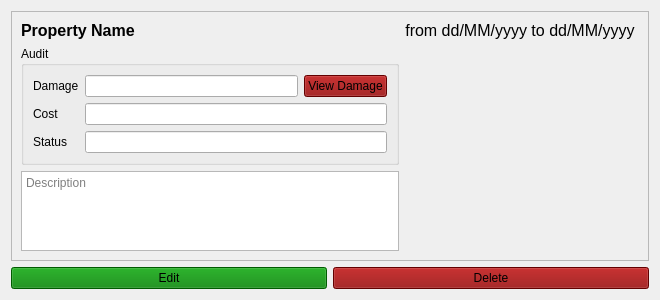
<?xml version="1.0" encoding="UTF-8"?>
<ui version="4.0">
 <class>W_Maintenance</class>
 <widget class="QWidget" name="W_Maintenance">
  <property name="geometry">
   <rect>
    <x>0</x>
    <y>0</y>
    <width>660</width>
    <height>300</height>
   </rect>
  </property>
  <property name="windowTitle">
   <string>Form</string>
  </property>
  <layout class="QGridLayout" name="gridLayout">
   <item row="1" column="0">
    <widget class="QPushButton" name="b_edit">
     <property name="styleSheet">
      <string notr="true">background-color: green;</string>
     </property>
     <property name="text">
      <string>Edit</string>
     </property>
     <property name="icon">
      <iconset resource="../../resources/icons.qrc">
       <normaloff>:/assets/accessories-text-editor.svg</normaloff>:/assets/accessories-text-editor.svg</iconset>
     </property>
    </widget>
   </item>
   <item row="1" column="1">
    <widget class="QPushButton" name="b_delete">
     <property name="styleSheet">
      <string notr="true">background-color: darkred;</string>
     </property>
     <property name="text">
      <string>Delete</string>
     </property>
     <property name="icon">
      <iconset resource="../../resources/icons.qrc">
       <normaloff>:/assets/user-trash.svg</normaloff>:/assets/user-trash.svg</iconset>
     </property>
    </widget>
   </item>
   <item row="0" column="0" colspan="2">
    <widget class="QFrame" name="frame">
     <property name="frameShape">
      <enum>QFrame::Shape::StyledPanel</enum>
     </property>
     <property name="frameShadow">
      <enum>QFrame::Shadow::Raised</enum>
     </property>
     <layout class="QGridLayout" name="gridLayout_2">
      <item row="0" column="0">
       <widget class="QLabel" name="l_property_name">
        <property name="sizePolicy">
         <sizepolicy hsizetype="Maximum" vsizetype="Preferred">
          <horstretch>0</horstretch>
          <verstretch>0</verstretch>
         </sizepolicy>
        </property>
        <property name="font">
         <font>
          <pointsize>12</pointsize>
          <bold>true</bold>
         </font>
        </property>
        <property name="text">
         <string>Property Name</string>
        </property>
       </widget>
      </item>
      <item row="0" column="1">
       <widget class="QLabel" name="l_period">
        <property name="sizePolicy">
         <sizepolicy hsizetype="Preferred" vsizetype="Maximum">
          <horstretch>0</horstretch>
          <verstretch>0</verstretch>
         </sizepolicy>
        </property>
        <property name="font">
         <font>
          <pointsize>12</pointsize>
         </font>
        </property>
        <property name="text">
         <string>from dd/MM/yyyy to dd/MM/yyyy </string>
        </property>
        <property name="alignment">
         <set>Qt::AlignmentFlag::AlignRight|Qt::AlignmentFlag::AlignTrailing|Qt::AlignmentFlag::AlignVCenter</set>
        </property>
       </widget>
      </item>
      <item row="1" column="0">
       <widget class="QGroupBox" name="groupBox_2">
        <property name="title">
         <string>Audit</string>
        </property>
        <layout class="QGridLayout" name="gridLayout_3">
         <item row="0" column="1">
          <widget class="QLineEdit" name="le_damage"/>
         </item>
         <item row="0" column="0">
          <widget class="QLabel" name="label_5">
           <property name="text">
            <string>Damage</string>
           </property>
          </widget>
         </item>
         <item row="1" column="0">
          <widget class="QLabel" name="label_4">
           <property name="text">
            <string>Cost</string>
           </property>
          </widget>
         </item>
         <item row="2" column="0">
          <widget class="QLabel" name="label_3">
           <property name="text">
            <string>Status</string>
           </property>
          </widget>
         </item>
         <item row="0" column="2">
          <widget class="QPushButton" name="b_view_damage">
           <property name="styleSheet">
            <string notr="true">background-color: darkred;</string>
           </property>
           <property name="text">
            <string>View Damage</string>
           </property>
           <property name="icon">
            <iconset resource="../../resources/icons.qrc">
             <normaloff>:/assets/disk-burner.svg</normaloff>:/assets/disk-burner.svg</iconset>
           </property>
          </widget>
         </item>
         <item row="1" column="1" colspan="2">
          <widget class="QLineEdit" name="le_cost"/>
         </item>
         <item row="2" column="1" colspan="2">
          <widget class="QLineEdit" name="le_status"/>
         </item>
        </layout>
       </widget>
      </item>
      <item row="2" column="0">
       <widget class="QTextEdit" name="te_description">
        <property name="readOnly">
         <bool>true</bool>
        </property>
        <property name="placeholderText">
         <string>Description</string>
        </property>
       </widget>
      </item>
      <item row="1" column="1" rowspan="2">
       <layout class="QGridLayout" name="layout_images"/>
      </item>
     </layout>
    </widget>
   </item>
  </layout>
 </widget>
 <resources>
  <include location="../../resources/icons.qrc"/>
 </resources>
 <connections/>
</ui>
